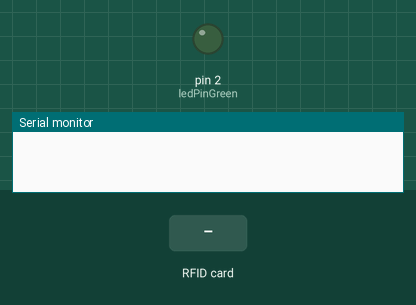
Simulated run of this sketch. Board: Arduino Uno, built with avr-gcc and run on an emulated ATmega328P. On the bench: output pins drawn as LEDs (lit = HIGH), the last lines printed to the serial monitor. The test bench sets the inputs (shaded band).

Above: at 1.2 s.
1.3 s: RFID card 5E 7A 19 C4 held to the reader
At 2.1 s:
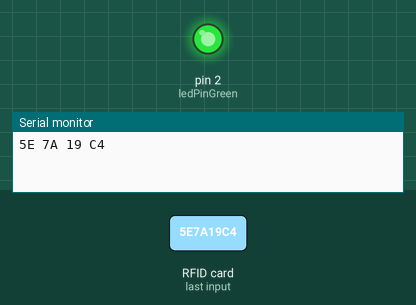
Timing chart, 0 to 4.3 s (numbered marks = the images above; inputs shaded):
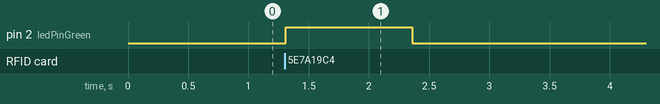

The sketch:

NFCwithLCD.ino
```cpp
#include <SPI.h>
#include "PN532_SPI.h"
#include "PN532.h"
#include "NfcAdapter.h"

PN532_SPI interface(SPI, 10); // create a PN532 SPI interface with the SPI CS terminal located at digital pin 10
NfcAdapter nfc = NfcAdapter(interface); // create an NFC adapter object
const int ledPinGreen = 2;      // the number of the LED pin

String uid_str;

void setup(void) {
    nfc.begin(); // begin NFC communication
    pinMode(ledPinGreen, OUTPUT);
    digitalWrite(ledPinGreen, LOW);
    Serial.begin(115200); // begin serial communication
}

void loop(void) {
    if (nfc.tagPresent()) { // Do an NFC scan to see if an NFC tag is present
        NfcTag tag = nfc.read(); // read the NFC tag into an object, nfc.read() returns an NfcTag object.
        uid_str = tag.getUidString(); // prints the NFC tags type, UID, and NDEF message (if available)
        Serial.println(uid_str);
        digitalWrite(ledPinGreen, HIGH);
        delay(1000);

    } else {
      digitalWrite(ledPinGreen, LOW);
    }
}
```

Measured:
- after the input at 1.3 s, pin 2 (ledPinGreen): LOW → HIGH at once, → LOW 1.1 s later
